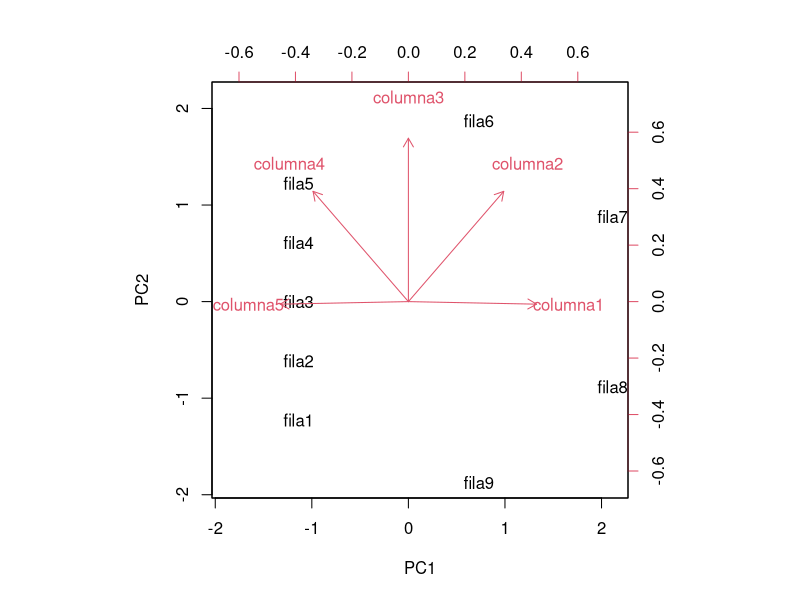
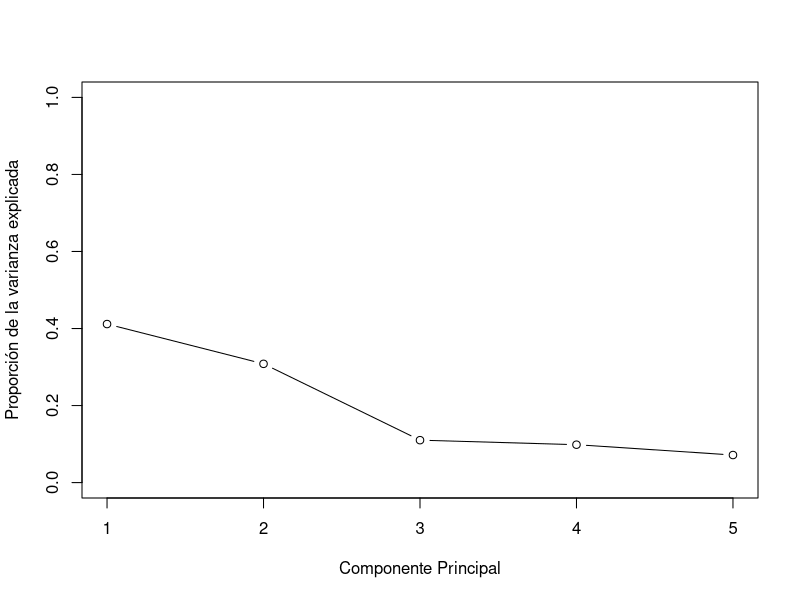
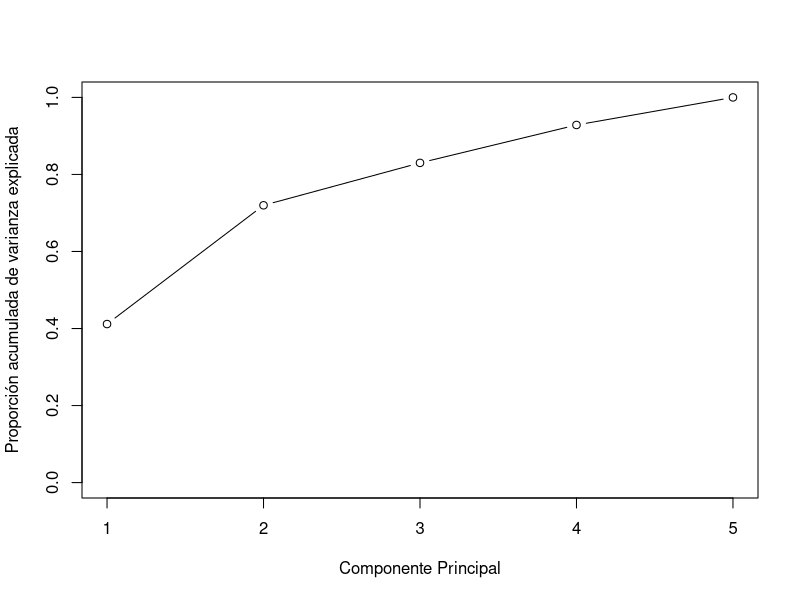

Here is the R script that generated these plots, in order:
#ANÁLISIS DE COMPONENTES PRINCIPALES (PCA)
#si tengo que crear la matriz, primero creo los vectores columna de la siguiente forma
columna1<-c(1,2,3,4,5,6,7,8,9)
columna2<-c(2,3,4,5,6,7,8,9,1)
columna3<-c(3,4,5,6,7,8,9,1,2)
columna4<-c(4,5,6,7,8,9,1,2,3)
columna5<-c(5,6,7,8,9,1,2,3,4)
#a partir de las columnas creamos la matriz (sin nombres en las filas)
matrizdatos<-matrix(c(columna1,columna2,columna3,columna4,columna5),
              nrow=9,
              ncol=5)


#si quiero agregar nombres a las columnas hago lo siguiente:
colnames(matrizdatos)<-c('columna1','columna2','columna3','columna4','columna5')
#si quiero agregar nombres a las filas hago lo siguiente:
rownames(matrizdatos)<-c('fila1','fila2','fila3','fila4','fila5','fila6','fila7','fila8','fila9')


#si quiero hacer una primera comparación entre columnas, calculo los promedios con la función "apply"
#donde primero le damos el nombre de la matriz, y luego un 2 porque quiero que haga promedio en 
#las columnas (si fuese un 1 se lo hace a las filas), y luego mean
apply(matrizdatos,2,mean)
#analizo que tan similares (o no) son los promedios
#también podemos calcular las varianzas usando la misma función "apply"
apply(matrizdatos,2,var)
#observar diferencias en los resultados de las varianzas


#ahora si corremos la función "prcomp" para obtener las componentes principales, con SCALE=TRUE para
#estandarizar las variables y que todas tengan varianza 1. Al resultado de esto le llamo "pr.out"
pr.out<-prcomp(matrizdatos,scale=TRUE)
#observar cuántas componentes principales hay, y ver si el resultado es esperable (en general hay
#min(n-1,p) componentes principales informativas en una matriz de n individuos y p variables
#según página 417 del Hastie-Tibshirani

#por último generamos el biplot de las dos componentes principales, se pone scale=0 para asegurar
#que las flechas están escaladas para representar las cargas
biplot(pr.out,scale=0)
#los puntos más cercanos al (0,0) son los que tienen valores más parecidas al promedio
#mientras que si observamos las variables y sus ángulos, podemos ver que materias están más o menos
#correlacionadas. A mayor ángulo mayor incorrelación, a menor ángulo más correlación. Ángulo recto
#significa incorrelacionadas.

#si quiero calcular la desviación estandar de cada componente principal
pr.out$sdev
#y la varianza explicada por cada componente principal
pr.var<-pr.out$sdev^2
#para calcular la proporción de la varianza explicada por cada componente principal, dividimos
#la varianza explicada por cada componente sobre la varianza total
pve<-pr.var/sum(pr.var )
#vemos que % de la varianza de los datos explica cada componente principal

#podemos plotear el porcentaje de varianza explicado por cada componente de la siguiente manera
plot(pve,xlab="Componente Principal",ylab="Proporción de la varianza explicada",ylim=c(0,1),type='b')
#y también ploteamos el porcentaje de varianza explicado acumulado
plot(cumsum(pve),xlab="Componente Principal",
     ylab="Proporción acumulada de varianza explicada",ylim=c(0,1),type='b')
